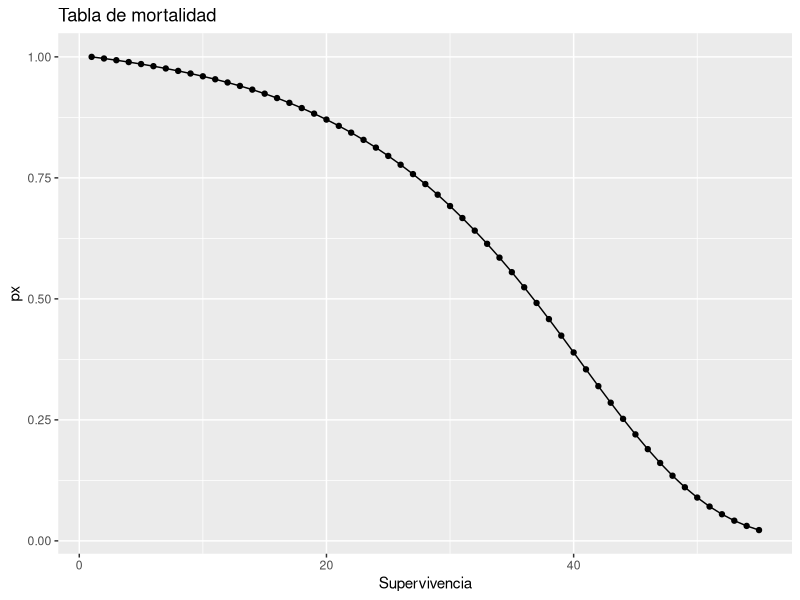
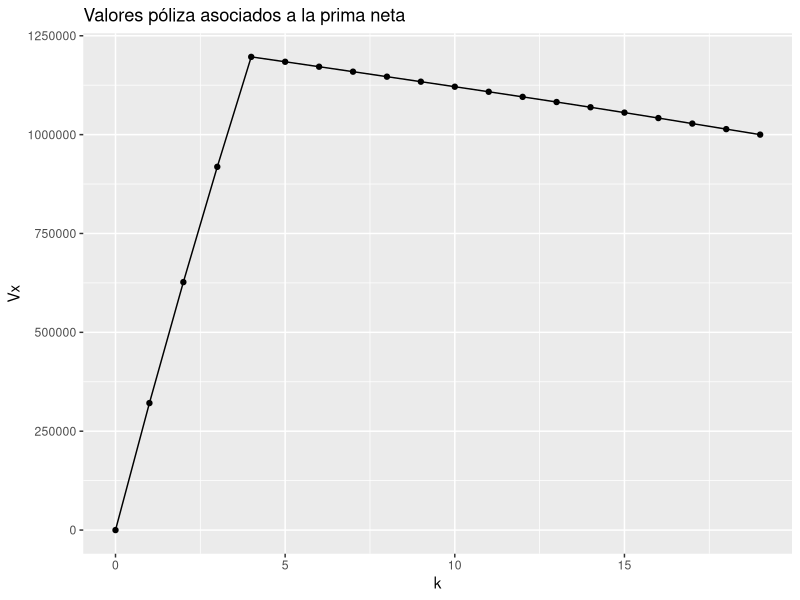
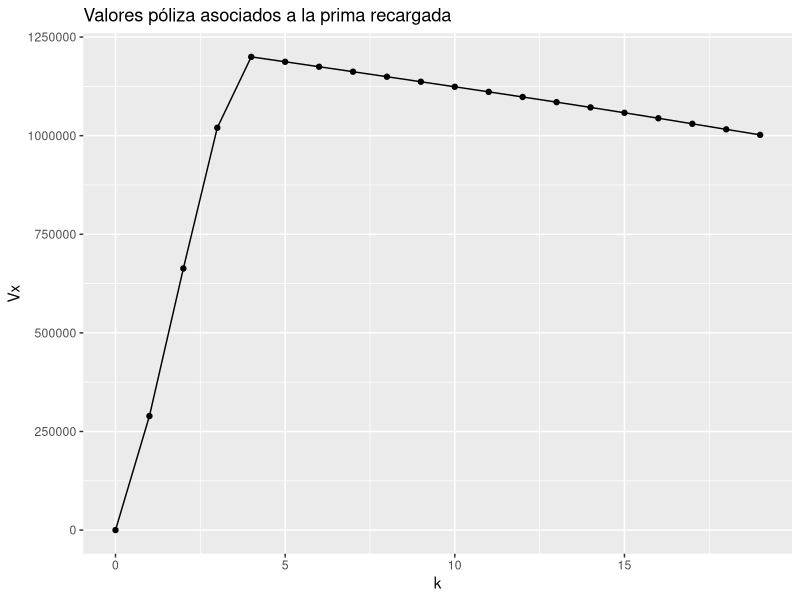
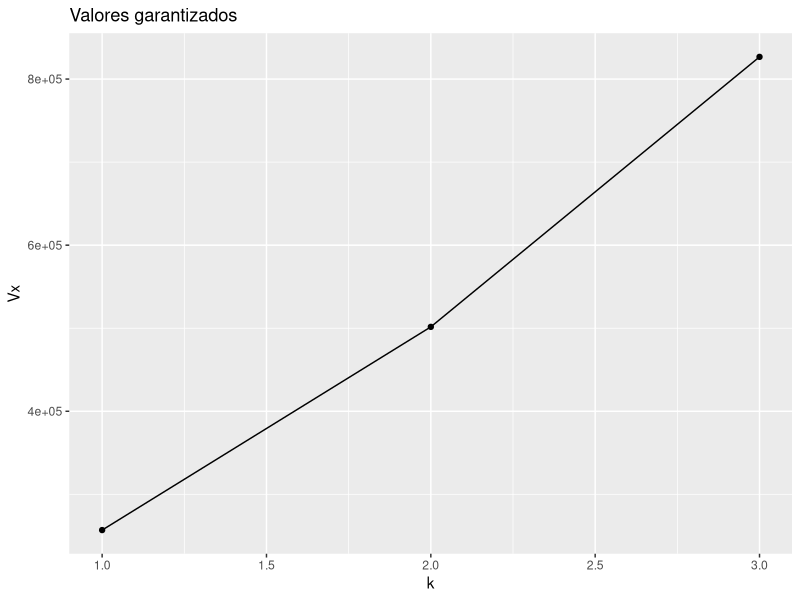

The R source for these figures, in order:
## ---- chunk 1
# Cargamos la libreria
library(readxl)
library(ggplot2)
library(dplyr)
library(tidyverse)

# Supuestos principales
# 191654
# edad del asegurado
xEdad <- 16+30
#vigencia del seguro
n <- 19
#tasa de interes efectiva anual
itasaBase <- .05
#numero de primas anuales
mPrimas <- 4
# Sumas aseguradas
saMuerte <- 2000000
saSupervivencia <- 1000000

nCarteraAsegurados <- 100

# Leeremos la tabla de mortalidad

# Leemos la tabla de mortalidad
tablaMortalidad <- read_excel("Tabla_mortalidad.xlsx")

tablaMortalidad <- tablaMortalidad |> 
  mutate(dx= c(tablaMortalidad$lx[1:(length(tablaMortalidad$lx)-1)]-tablaMortalidad$lx[2:length(tablaMortalidad$lx)],NA))

qTablaMortalidad <- data.frame(px = numeric(length(tablaMortalidad$lx)-xEdad), kSuperv = numeric(length(tablaMortalidad$lx)-xEdad))


# Creamos la columna de supervivencia

for(i in (xEdad+1):length(tablaMortalidad$lx)){
  qTablaMortalidad$px[i-xEdad] <- tablaMortalidad$lx[i]/tablaMortalidad$lx[xEdad+1] 
  qTablaMortalidad$kSuperv[i-xEdad] <- i-xEdad
}

######-------------------------------------
#Gastos base

# Hacemos función de gastos extras

gastosExtrasPrimas <- function(anio){
  if(anio == 0){
    return(1000 + primaEmision*.4)
  }else if(anio %in% c(1,2)){
    return(500+.2*primaEmision)
  }else {
    return(100 + .05*primaEmision)
  }
}

gastosExtrasLiquidacion <- function(salida){
  if(salida == "muerte"){
    return(3000 + saMuerte*.003)
  }else{
    return(1000+saSupervivencia*.001)
}}

######-------------------------------------
#Regla de valores garantizados

# Hacemos función de valores garantizados

valoresGarantizados <- function(valorPoliza, anio){
  if(anio %in% c(1,2)){
    return(valorPoliza*.8)
  }else if (anio == 3){
    return(valorPoliza*.9)
  } else {
    return(0)
  }
}

######-------------------------------------
#Valores observados

valoresObservados_tasaInteres <- read_excel("Valores observados.xlsx", sheet="Observados Promedio", range="A3:B28")

valoresObservados_costosPromedios <- read_excel("Valores observados.xlsx", sheet="Observados Promedio", range="D3:G29")

valoresObservados_carteraObservados <- read_excel("Valores observados.xlsx", sheet="Cartera Observados", range="A1:C101")
## ---- chunk 2
              
# Graficamos la tabla

ggplot(qTablaMortalidad, aes(x = kSuperv, y = px)) +
  geom_line() +
  geom_point() +
  labs(title = "Tabla de mortalidad", x = "Supervivencia", y = "px") 
## ---- chunk 3
# Funciones útiles para los siguientes cálculos

# Definición de más variables globales

v <- 1/(1+itasaBase)

# Cálculo de temporales

temporal <- function(edad, vigencia){
  resultado <- 0
  for (k in seq(0, vigencia-1, 1)){
    resultado <- resultado + v^(k+1)*(tablaMortalidad$dx[edad+k+1]/tablaMortalidad$lx[edad+1])
  }
  return(resultado)
}

anualidad <- function(edad, vigencia){
  resultado <- 0
  for (k in seq(0, vigencia-1, 1)){
    resultado <- resultado + v^(k)*(tablaMortalidad$lx[edad+k+1]/tablaMortalidad$lx[edad+1])
  }
  return(resultado)
}

dotal <- function(edad, vigencia){
  resultado <- v^(n)*tablaMortalidad$lx[xEdad+vigencia+1]/tablaMortalidad$lx[xEdad+1]
  return(resultado)
}

valorPoliza <- function(kTemp, prima){
  resultado <- 0
  if(kTemp %in% c(1,2,3,4)){
    resultado <- (dotal(xEdad,kTemp)^(-1))*(prima*anualidad(xEdad,kTemp)-saMuerte*temporal(xEdad, kTemp))
  } 
  else if(kTemp >=5 && kTemp<=n){
    resultado <- (dotal(xEdad,kTemp)^(-1))*(prima*anualidad(xEdad,4)-saMuerte*temporal(xEdad, kTemp))}
  else{
    resultado <- 0
  }
}

valorPolizaRecargado <- function(kTemp, primaRecargada){
  resultado <- 0
  if(kTemp == 1){
    resultado <- (dotal(xEdad,kTemp)^(-1))*(-1000+.6*primaRecargada-(3000+1.003*saMuerte)*temporal(xEdad, kTemp))
  } 
  else if(kTemp %in% c(2,3)){
    resultado <- (dotal(xEdad,kTemp)^(-1))*(-1000+.6*primaRecargada+(-500+.8*primaRecargada)*(anualidad(xEdad, kTemp)-1)-(3000+1.003*saMuerte)*temporal(xEdad, kTemp))
  }
  else if(kTemp >=4 && kTemp<=n){
    resultado <- (dotal(xEdad,kTemp)^(-1))*(-1000+.6*primaRecargada+(-500+.8*primaRecargada)*(anualidad(xEdad, 3)-1)+(-100+.95*primaRecargada)*anualidad(xEdad+3, mPrimas-3)*dotal(xEdad, 3)-(3000+1.003*saMuerte)*temporal(xEdad, kTemp))
  }
  else{
    resultado <- 0
  }
  return (resultado)
}


## ---- chunk 4
# Cálculo de la prima neta

primaNeta <- (saMuerte*temporal(xEdad, n) + saSupervivencia*dotal(xEdad,n))/anualidad(xEdad, mPrimas)

## ---- chunk 5
# Cálculo de la prima recargada

primaRecargada <- ((3000+1.003*saMuerte)*temporal(xEdad, n) + (1000+1.001*saSupervivencia)*dotal(xEdad,n) + 1000 + 500*(anualidad(xEdad, 3)-1) + 100*anualidad(xEdad+3, mPrimas-3)*dotal(xEdad, 3))/(.6+.8*(anualidad(xEdad, 3)-1)+.95*anualidad(xEdad+3, mPrimas-3)*dotal(xEdad, 3))
## ---- chunk 6
# Cálculo de valores póliza asociados

# Creamos la tabla de valores póliza asociados a la prima neta

tablaValoresPolizaAsociados <- data.frame(k = numeric(n+1), Vx = numeric(n+1))

# Llenamos la tabla

for (k in seq(0, n, 1)){
  tablaValoresPolizaAsociados$Vx[k+1] <- valorPoliza(k, primaNeta)
  tablaValoresPolizaAsociados$k[k+1] <- k
}

#Mostramos la tabla

tablaValoresPolizaAsociados 


# Graficamos la tabla

ggplot(tablaValoresPolizaAsociados, aes(x = k, y = Vx)) +
  geom_line() +
  geom_point() +
  labs(title = "Valores póliza asociados a la prima neta", x = "k", y = "Vx") 

## ---- chunk 7

# Creamos la tabla de valores póliza asociados a la prima recargada

tablaValoresPolizaAsociadosRecargada <- data.frame(k = numeric(n+1), Vx = numeric(n+1))

# Llenamos la tabla

for (k in seq(0, n, 1)){
  tablaValoresPolizaAsociadosRecargada$Vx[k+1] <- valorPolizaRecargado(k, primaRecargada)
  tablaValoresPolizaAsociadosRecargada$k[k+1] <- k
}

#Mostramos la tabla

tablaValoresPolizaAsociadosRecargada


# Graficamos la tabla

ggplot(tablaValoresPolizaAsociadosRecargada, aes(x = k, y = Vx)) +
  geom_line() +
  geom_point() +
  labs(title = "Valores póliza asociados a la prima recargada", x = "k", y = "Vx") 

## ---- chunk 8
# Creamos la tabla de valores garantizados

tablaValoresGarantizados <- data.frame(k = numeric(3), Vx = numeric(3))

# Llenamos la tabla

for (k in seq(1, 3, 1)){
  tablaValoresGarantizados$Vx[k] <- valoresGarantizados(valorPoliza(k, primaNeta), k)
  tablaValoresGarantizados$k[k] <- k
}

#Mostramos la tabla

tablaValoresGarantizados


# Graficamos la tabla

ggplot(tablaValoresGarantizados, aes(x = k, y = Vx)) +
  geom_line() +
  geom_point() +
  labs(title = "Valores garantizados", x = "k", y = "Vx") 

## ---- chunk 9
iTasaEstimada <- .05
tablaMortalidadEstimada <- tablaMortalidad

gastoPropPrima <- function(kTemp){
  #Es el complemento del ejerccio por cómo está configurado
  if(kTemp==1){
    resultado <- .6
  } else if(kTemp %in% c(2,3)){
    resultado <- .8
  }else if(kTemp>=4){
    resultado <- .95
  }
  return(resultado)
}
gastoFijoPrima <- function(kTemp){
    if(kTemp==1){
    resultado <- 1000
  } else if(kTemp %in% c(2,3)){
    resultado <- 500
  }else if(kTemp>=4){
    resultado <- 100
  }
  return(resultado)
}

desembolsoProp <- function(salida="Muerte"){
  if(salida =="Muerte"){
    resultado <- 1.003
  } else {
    resultado <- 1.001
  }
  return(resultado)
}
desembolsoFijo <- function(salida="Muerte"){
  if(salida =="Muerte"){
    resultado <- 3000
  } else {
    resultado <- 1000
  }
  return(resultado)
}


flujos_utilidad <- function(kTemp){
  #ktemo solo está entre 1 a n
  if (kTemp %in% c(1,2,3,4)){
    ingreso <- (gastoPropPrima(kTemp)*primaRecargada - gastoFijoPrima(kTemp) + tablaValoresPolizaAsociadosRecargada$Vx[kTemp])*(1+iTasaEstimada)*tablaMortalidadEstimada$lx[xEdad+kTemp]} 
    else {
    ingreso <- tablaValoresPolizaAsociadosRecargada$Vx[kTemp]*(1+iTasaEstimada)*tablaMortalidadEstimada$lx[xEdad+kTemp]
    }
    egreso <-(desembolsoFijo()+desembolsoProp()*saMuerte)*tablaMortalidadEstimada$dx[xEdad+kTemp]
    reserva <- tablaValoresPolizaAsociadosRecargada$Vx[kTemp+1]*tablaMortalidadEstimada$lx[xEdad+kTemp+1]
    resultado <- 1000*(ingreso-egreso-reserva)/tablaMortalidadEstimada$lx[xEdad+1]
    return(resultado)
}
## ---- chunk 10
medidaVPN <- function(){
  v <- 1/(1+iTasaEstimada)
  resultado <- 0
  for (kTemp in seq(1,n,1)){
    resultado <- resultado + flujos_utilidad(kTemp)*v^(kTemp)
  }
  return(resultado)
}

medidaVPN()
## ---- chunk 11

## ---- chunk 12

## ---- chunk 13

